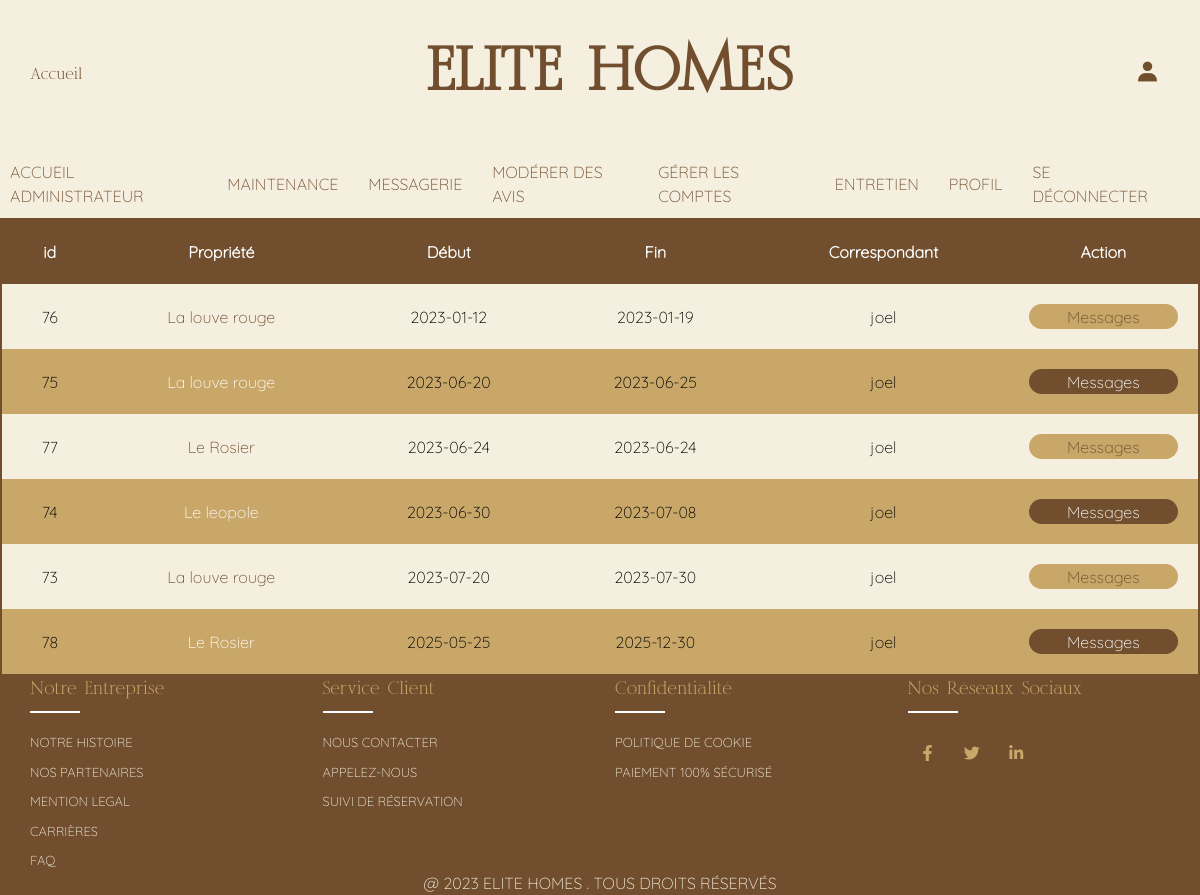
The page /Projet_Production_Site_Immobilier_Elitehomes/production_groupe_10/dashboard_message.php (signed in) on the database its author committed.
### tables this page shows
CREATE TABLE IF NOT EXISTS `reservations` (
  `id` int(11) NOT NULL AUTO_INCREMENT,
  `properties_id` int(11) DEFAULT NULL,
  `users_id` int(11) DEFAULT NULL,
  `starts_at` date DEFAULT NULL,
  `ends_at` date DEFAULT NULL,
  `type` varchar(255) DEFAULT NULL,
  `properties_name` varchar(255) DEFAULT NULL,
  `passenger` varchar(50) NOT NULL,
  `option` text NOT NULL,
  PRIMARY KEY (`id`),
  KEY `properties_id` (`properties_id`),
  KEY `users_id` (`users_id`)
);

CREATE TABLE IF NOT EXISTS `users` (
  `id` int(11) NOT NULL AUTO_INCREMENT,
  `name` varchar(255) NOT NULL,
  `first_name` varchar(255) NOT NULL,
  `mail` varchar(255) NOT NULL,
  `password` varchar(255) NOT NULL,
  `phone` int(50) NOT NULL,
  `gender` varchar(255) NOT NULL,
  `roles` enum('client','entretien','admin','superadmin') NOT NULL DEFAULT 'client',
  `birthday` date DEFAULT NULL,
  `status` enum('activé','désactivé') NOT NULL DEFAULT 'activé',
  PRIMARY KEY (`id`)
);

### Projet_Production_Site_Immobilier_Elitehomes/production_groupe_10/dashboard_message.php (the view, shortened to what this page needs)
<?php
$user= "root";
$password1 = "";
$pdo = new PDO("mysql:host=localhost:3306;dbname=elitehomes", $user , $password1);
$request = $pdo->query("SELECT reservations.*,users.name FROM reservations INNER JOIN users ON reservations.users_id = users.id ORDER BY starts_at ASC");
$response = $request ->fetchAll(PDO::FETCH_ASSOC);
?>
<!DOCTYPE html>
<html lang="en">
<head>
    <link rel="stylesheet" href="./css/footer.css">
    <link rel="stylesheet" href="./css/header.css">
    <link rel="stylesheet" href="./css/style.css">
    <?php include "./header.php"; ?>
</head>
<body>
<?php
if($_SESSION["roles"] == "admin" || $_SESSION["roles"] == "superadmin"){
   ?> <table class="tableau">
       <thead>
        <tr>
        <td id="head">id</td>
        <td id="head">Propriété</td>
        <td id="head">Début</td>
        <td id="head">Fin</td>
        <td id="head">Correspondant</td>
        <td id="head">Action</td>
</tr>
       </thead>
       <tbody>
    <?php
    foreach ($response as $reserve){
        ?>
         <tr>
          <td><?= $reserve["id"];?></td>
          <td><a href="clients.php?id_res=<?= $reserve["id"] ?>" class="property"><?= $reserve["properties_name"];?></a></td>
          <td><?= $reserve["starts_at"];?></td>
          <td><?= $reserve["ends_at"];?></td>
          <td><?= $reserve["name"];?></td>
          <td><a href="messagesadmin.php?id_res=<?= $reserve["id"]?>&id=<?= $reserve["users_id"]?>&name=<?= $reserve["name"]?>" class="message">Messages</a></td>
        </tr><?php
    }
} ?>
       </tbody>
      </table>
    <?php include "./footer.php"; ?>
</body>
</html>

### Projet_Production_Site_Immobilier_Elitehomes/production_groupe_10/css/footer.css (style rules this page uses)
body { line-height: 1.5; }
* { margin:0; padding:0; box-sizing: border-box; }

### Projet_Production_Site_Immobilier_Elitehomes/production_groupe_10/css/header.css (style rules this page uses)
* { padding:0; margin: 0; box-sizing: border-box; }

### Projet_Production_Site_Immobilier_Elitehomes/production_groupe_10/css/style.css (style rules this page uses)
:root { --noir: #000000; --marron-fonce: #704E2E; --sable: #C9A769; --blanc-casse: #F5EFE0; --blanc: #FFFFFF; }

### Projet_Production_Site_Immobilier_Elitehomes/production_groupe_10/dashboard_message.php (style rules this page uses)
:root { --sable: #C9A769; --blanccasse: #F5EFE0; --marron: #704E2E; --noir: #000000 }
body { display: flex; flex-direction: column; }
td#head { font-weight: bold; font-family: 'container'; }
td { height: 20px; font-family: 'container'; }
.tableau { border-collapse: collapse; min-width: 500px; border: 2px solid var(--marron); }
tbody tr:nth-child(even) { background-color: var(--sable); }
thead tr { background-color: var(--marron); color: white; }
tr { text-align: center; background-color: var(--blanccasse); font-family: 'container'; }
th,td { padding: 20px; }
a.property { color: var(--marron); text-decoration: none; font-family: 'container'; }
tbody tr:nth-child(even) .property,tbody tr:nth-child(even) .message { color: white; }
tbody tr:nth-child(even) .message { background-color: var(--marron); }
a.message { color: var(--marron); text-decoration: none; display: flex; justify-content: center; align-items: center; height: 25px; border-radius: 15px; background-color: var(--sable); }

### rows shown on the page
reservations: id "76", properties_name "La louve rouge", starts_at "2023-01-12", ends_at "2023-01-19", users.name "joel"
reservations: id "75", properties_name "La louve rouge", starts_at "2023-06-20", ends_at "2023-06-25", users.name "joel"
reservations: id "77", properties_name "Le Rosier", starts_at "2023-06-24", ends_at "2023-06-24", users.name "joel"
reservations: id "74", properties_name "Le leopole", starts_at "2023-06-30", ends_at "2023-07-08", users.name "joel"
reservations: id "73", properties_name "La louve rouge", starts_at "2023-07-20", ends_at "2023-07-30", users.name "joel"
reservations: id "78", properties_name "Le Rosier", starts_at "2025-05-25", ends_at "2025-12-30", users.name "joel"
